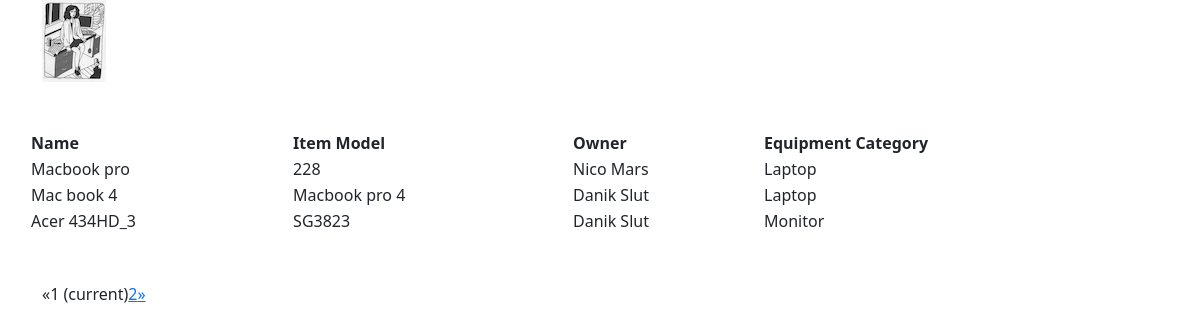
The page /inventory/index/ on the database its author committed.
### inventory/models.py (models this page shows, shortened)
class Item(models.Model):
    name = models.CharField(max_length=128)
    item_model = models.CharField(max_length=128, blank=True)
    order_number = models.CharField(max_length=64, blank=True)
    model_number = models.CharField(max_length=64, blank=True)
    serial_number = models.CharField(max_length=128, blank=True)
    properties =  models.CharField(max_length=500, blank=True)
    assignment_date = models.DateTimeField(blank=True) # need to configure so that this field refreshes each time a person field is changed
    notes = models.CharField(max_length=1000, blank=True)
    owner = models.ForeignKey("Person", on_delete=models.SET_NULL, blank=True, null=True, related_name="items")
    equipment_category = models.ForeignKey('EquipmentCategory', on_delete=models.SET_NULL, null=True,
                                           related_name="items")  # if Equipment_category is deleted the value is set to 0 and items is how the field is referenced from Equipment_category
    department = models.ForeignKey("Department", on_delete=models.SET_NULL, null=True, related_name="items")

class Person(models.Model):
    first_name = models.CharField(max_length=128)
    last_name = models.CharField(max_length=128)
    mobile_number = models.CharField(max_length=24, blank=True)
    email = models.EmailField(max_length=254, blank=True)
    def __str__(self):
        return f'{self.first_name} {self.last_name}'

class EquipmentCategory(models.Model):
    name = models.CharField(max_length=128)
    def __str__(self):
        return f'{self.name}'

### inventory/views.py (the view)
# urls.py: path('index/', views.IndexView.as_view(), name="index"),
class IndexView(ListView):
    template_name = 'inventory/index.html'
    model = Item
    context_object_name = 'items'
    paginate_by = 3

### inventory/templates/inventory/index.html (shortened to what this page needs)
{% extends 'inventory/base.html' %}
{% block content %}
<div class="row justify-content-center my-5">
    <table>
            <tr>
        <th>Name</th>
        <th>Item Model</th>
        <th>Owner</th>
        <th>Equipment Category</th>
    </tr>
        {% for item in items %}
    <tr>
        <td>{{ item.name }}</td>
        <td>{{ item.item_model }}</td>
        <td>{{ item.owner }}</td>
        <td>{{ item.equipment_category }}</td>
    </tr>
{% endfor %}
    </table>
</div>
<div class="text-center">
    {% if is_paginated %}
  <ul class="pagination">
    {% if page_obj.has_previous %}
      <li><a href="?page={{ page_obj.previous_page_number }} ">&laquo;</a></li>
    {% else %}
      <li class="disabled"><span>&laquo;</span></li>
    {% endif %}
    {% for i in paginator.page_range %}
      {% if page_obj.number == i %}
        <li class="active"><span>{{ i }} <span class="sr-only">(current)</span></span></li>
      {% else %}
        <li><a href="?page={{ i }} ">{{ i }}</a></li>
      {% endif %}
    {% endfor %}
    {% if page_obj.has_next %}
      <li><a href="?page={{ page_obj.next_page_number }} ">&raquo;</a></li>
    {% else %}
      <li class="disabled"><span>&raquo;</span></li>
    {% endif %}
  </ul>
{% endif %}
    </div>
{% endblock %}

### inventory/templates/inventory/base.html (shortened to what this page needs)
<!DOCTYPE html>
{% load static %}
<html lang="en">
<head>
    <link href="https://cdn.jsdelivr.net/npm/bootstrap@5.1.3/dist/css/bootstrap.min.css" rel="stylesheet">
    <link rel="stylesheet"  href="{%  static  'css/style.css'  %}">
</head>
<body>
    <div class="container">
        <div class="row justify-content-between">
            <div class="col-3">
                <a href="{% url 'inventory:index' %}"><img src="{% static 'inventory/favicon.jpg' %}"></a>
            </div>
        </div>
    {% block content %}
    {% endblock %}
    </div>
</body>
</html>

### rows shown on the page
Item: name "Macbook pro", item_model "228", owner "Nico Mars", equipment_category "Laptop"
Item: name "Mac book 4", item_model "Macbook pro 4", owner "Danik Slut", equipment_category "Laptop"
Item: name "Acer 434HD_3", item_model "SG3823", owner "Danik Slut", equipment_category "Monitor"

### other values the page prints
{{ i }} "1"
{{ i }} "2"
